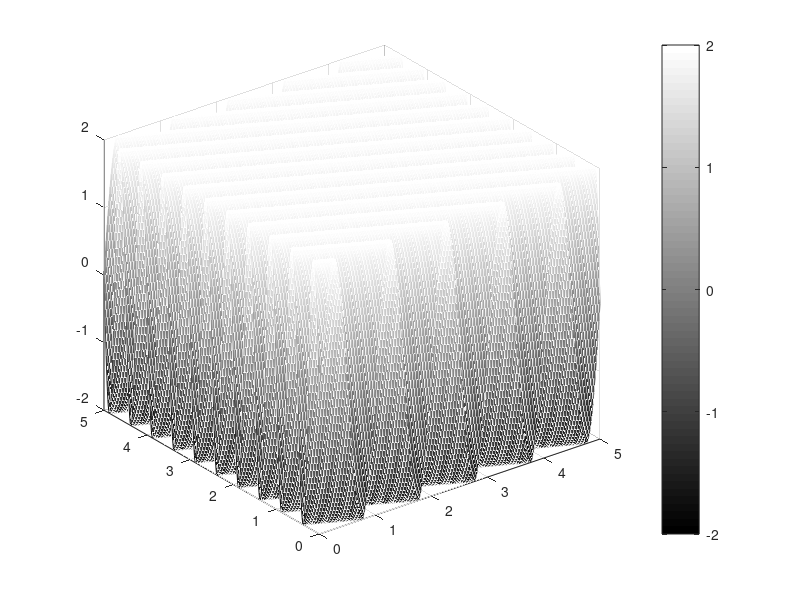

MATLAB code to generate this figure:
clear all;
close all;
clc;
%a)
Ta = 0.01;
t_x = [0: Ta : 5]';
x = 2*sin(4*pi*t_x);

%b)
t_y = [0: Ta: 5]';
y = cos(10*pi*t_y);

%c)
z = x.*y;

%d)
t_w = [0: Ta: 10]';
w = 3*sin(pi*t_w) + 2*sin(6*pi*t_w);

%e)
t1 = [0: Ta: 5]';
t2 = t1';
for n = 1 : length(t1)
    q(n, :) = 2 * sin(2*pi*(2*t1(n) + t2));
end
mesh (t1, t2, q);
colorbar;
cmap = colormap;
cmap_gray = [[0:(1/64):1]' [0:(1/64):1]' [0:(1/64):1]']; % caderno Pratica 1/10/18
colormap(cmap_gray);


%3

%{
plot(t_x,x,'-r');
hold on
plot(t_y,y,'--b', 'LineWidth', 2);
hold on
plot(t_x,z,'.-g');
hold on
plot(t_w,w,'-y', 'LineWidth', 2);
%}

%4


%{
Ta = 1/25;
x1 = [-5: 0.05: 5]';
x2 = x1';
t = [0: Ta: 5];
r = zeros(length(x1), length(x2));
for n = 1 : length(t)
    tic;
    for i = 1 : length(x1)
        r(i, :) = 2*sin(2*pi*(sqrt(x1(i)^2 + x2.^2)) - 2*pi*t(n));
    end
    mesh(x1,x2,r); view(2); axis equal;
    drawnow();
    pause(Ta-toc);
end
%}
